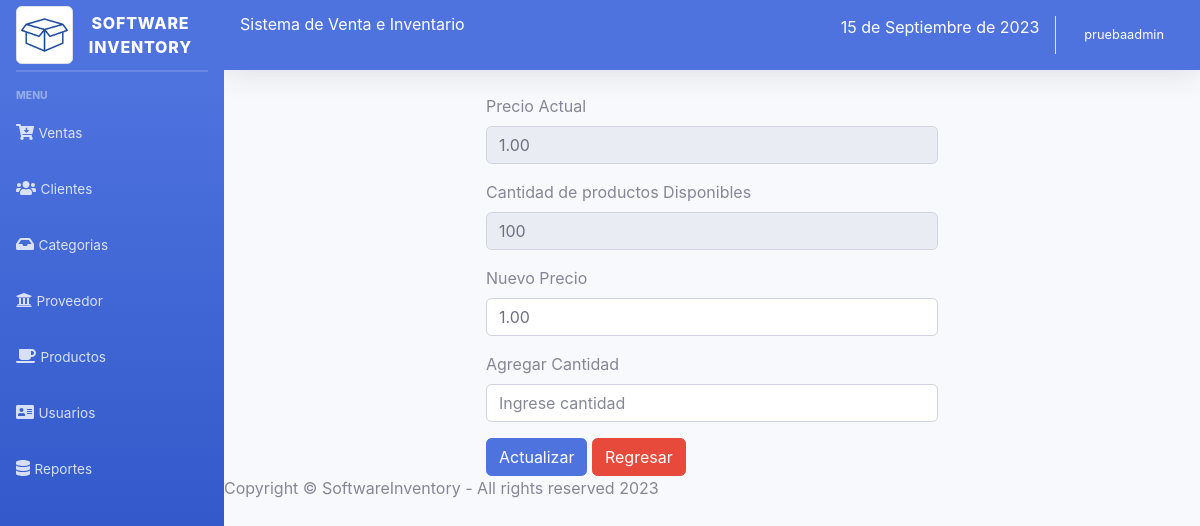
Screenshot of /sistema/agregar_producto.php?id=1 (signed in) with the database file from the repository.
### tables this page shows
create table productos (idproducto int primary key auto_increment, codigobarras varchar(100), descripcion varchar (200), precioventa decimal(10,2), preciocosto decimal(10,2), stock int, idcategoria int, idproveedor int);

### sistema/agregar_producto.php (the view, shortened to what this page needs)
<?php
include_once "includes/header.php";
if (empty($_REQUEST['id'])) {
    header("Location: listar_productos.php");
} else {
    $id_producto = $_REQUEST['id'];
    $query_producto = mysqli_query($conectar, "SELECT idproducto, descripcion, idproveedor, precioventa, stock FROM productos WHERE idproducto = $id_producto");
    $result_producto = mysqli_num_rows($query_producto);
    if ($result_producto > 0) {
        $data_producto = mysqli_fetch_assoc($query_producto);
    } else {
        header("Location: listar_productos.php");
    }
}
?>
		<div id="contenido">
            <div class="container-fluid">
                <div class="row">
                    <div class="col-lg-6 m-auto">
                        <form action="" method="post">
                            <div class="form-group">
                                <label for="precio">Precio Actual</label>
                                <input type="number" class="form-control" value="<?php echo $data_producto['precioventa']; ?>" disabled>
                            </div>
                            <div class="form-group">
                                <label for="precio">Cantidad de productos Disponibles</label>
                                <input type="number" class="form-control" value="<?php echo $data_producto['stock']; ?>" disabled>
                            </div>
                            <div class="form-group">
                                <label for="precio">Nuevo Precio</label>
                                <input type="number" placeholder="Ingrese nombre del precio" name="precio" class="form-control" value="<?php echo $data_producto['precioventa']; ?>">
                            </div>
                            <div class="form-group">
                                <label for="cantidad">Agregar Cantidad</label>
                                <input type="number" placeholder="Ingrese cantidad" name="cantidad" id="cantidad" class="form-control">
                            </div>
                            <input type="submit" value="Actualizar" class="btn btn-primary">
                            <a href="listar_productos.php" class="btn btn-danger">Regresar</a>
                        </form>
                    </div>
                </div>
            </div>
        </div>
<?php include_once "includes/footer.php"; ?>

### rows the page displays
productos: precioventa "1.00", stock "100", precio "1.00"

### other values shown
fechaBogota() "15 de Septiembre de 2023"
$_SESSION['nombreempleado'] "pruebaadmin"
